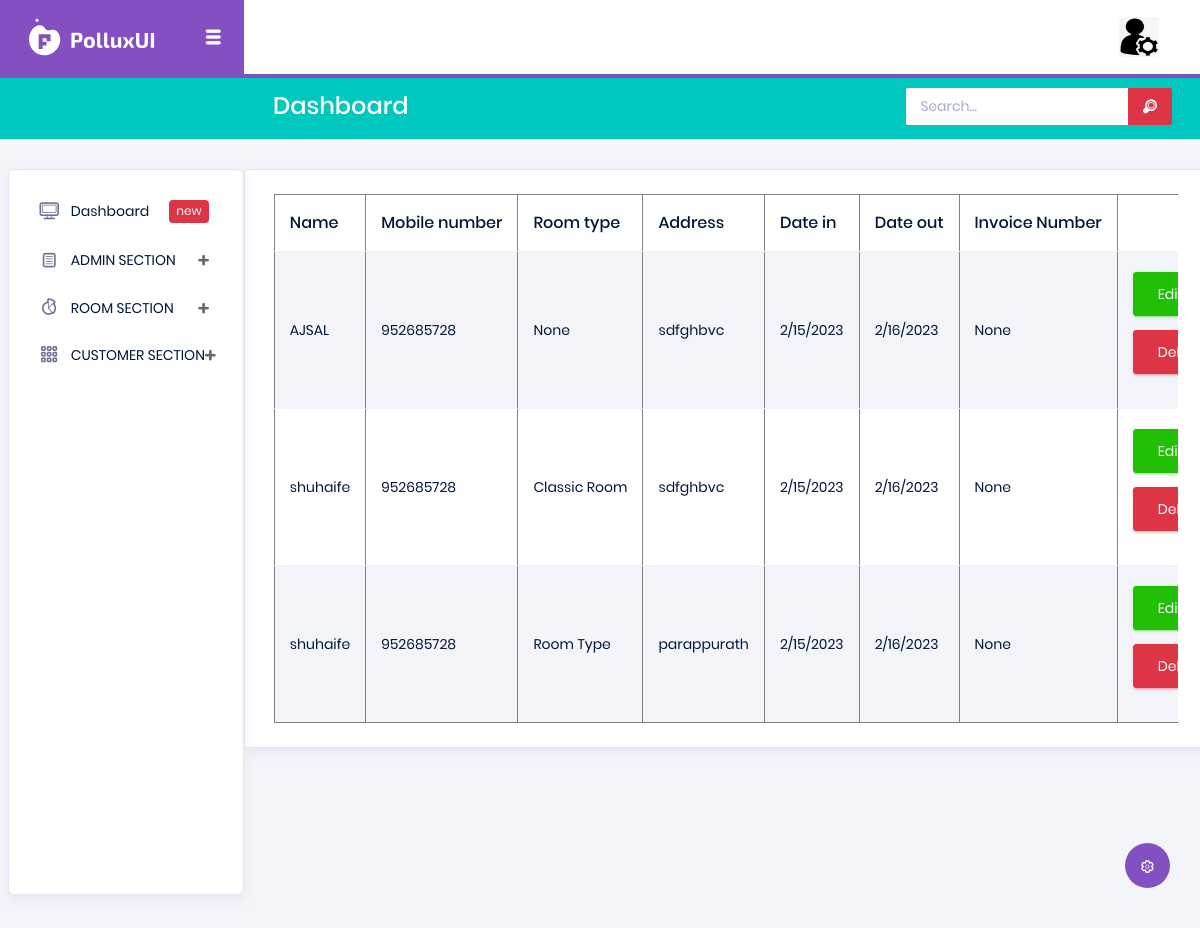
The app's page /Backend/viewcustomer/ with its own data.
### Backend/models.py (models this page shows)
class customerdb(models.Model):
    Name=models.CharField(max_length=30,null=True,blank=True)
    Datein=models.CharField(max_length=30,null=True,blank=True)
    Dateout=models.CharField(max_length=30,null=True,blank=True)
    Mobile=models.IntegerField(blank=True,null=True)
    Room=models.CharField(max_length=30, null=True, blank=True)
    Invoice = models.CharField(max_length=30, null=True, blank=True)
    Address = models.CharField(max_length=30, null=True, blank=True)
    Document=models.ImageField(upload_to="customer",blank=True,null=True)

### Backend/views.py (the view)
# urls.py: path('viewcustomer/', views.viewcustomer, name="viewcustomer"),
def viewcustomer(request):
    data = customerdb.objects.all()
    return render(request,"view_customer.html",{'data':data})

### Backend/templates/view_customer.html (shortened to what this page needs)
<html lang="en">
{% extends 'index.html' %}
{% block content %}
<head>
</head>
<body>
<div class="card">
                <div class="card-body">
                  <div class="table-responsive">
                    <table border="1px" class="table table-striped">
                      <thead>
                        <tr>
                          <th>
                            Name
                          </th>
                          <th>
                            Mobile number
                          </th>
                          <th>
                            Room type
                          </th>
                          <th>
                            Address
                          </th>
                          <th>
                            Date in
                          </th>
                           <th>
                            Date out
                          </th>
                          <th>
                            Invoice Number
                          </th>
                        </tr>
                      </thead>
                      <tbody>
                      {% for d in data %}
                        <tr>
                          <td>
                            {{d.Name}}
                          </td>
                          <td>
                            {{d.Mobile}}
                          </td>
                            <td>
                            {{d.Room}}
                          </td>
                            <td>
                            {{d.Address}}
                          </td>
                            <td>
                            {{d.Datein}}
                          </td>
                          <td>
                            {{d.Dateout}}
                          </td>
                          <td>
                            {{d.Invoice}}
                          </td>
                          <td>
                           <form action="{% url 'editcustomer' dataid=d.id %}">
                               <button type="submit" class="btn btn-success">Edit</button>
                                </form>
                                 <form action="{% url 'deletecustomer' dataid=d.id %}">
                               <button onclick="alertmsg()" type="submit" class="btn btn-danger">Delete</button>
                                </form>
                          </td>
                        </tr>
                        {% endfor %}
                      </tbody>
                    </table>
                  </div>
                </div>
              </div>
</body>
</html>
{% endblock %}

### records on screen
customerdb: Name "AJSAL", Mobile "952685728", Room "None", Address "sdfghbvc", Datein "2/15/2023", Dateout "2/16/2023", Invoice "None"
customerdb: Name "shuhaife", Mobile "952685728", Room "Classic Room", Address "sdfghbvc", Datein "2/15/2023", Dateout "2/16/2023", Invoice "None"
customerdb: Name "shuhaife", Mobile "952685728", Room "Room Type", Address "parappurath", Datein "2/15/2023", Dateout "2/16/2023", Invoice "None"
